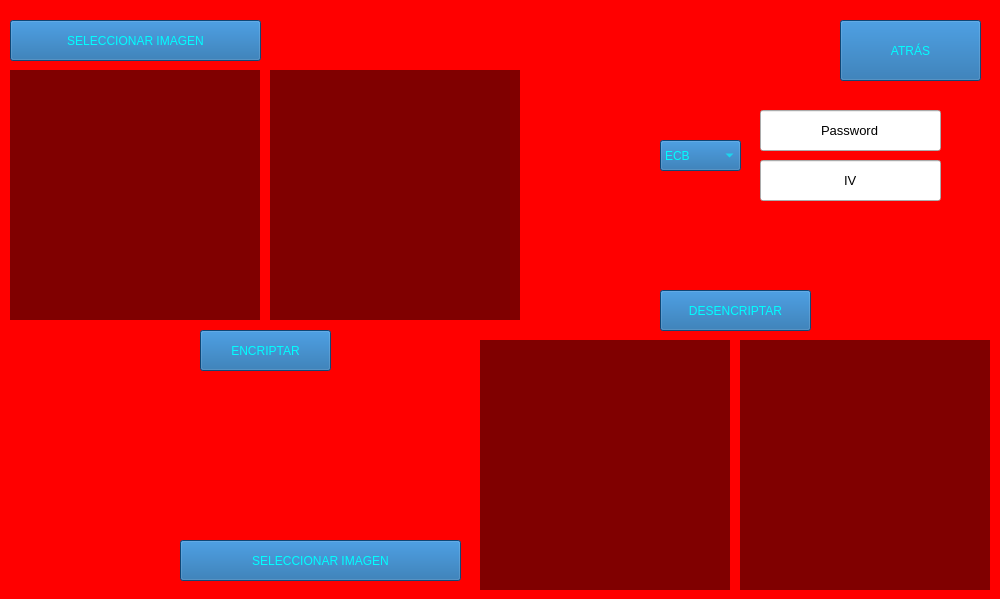
<?xml version="1.0" encoding="UTF-8"?>
<ui version="4.0">
 <class>cripAES</class>
 <widget class="QMainWindow" name="cripAES">
  <property name="geometry">
   <rect>
    <x>0</x>
    <y>0</y>
    <width>1000</width>
    <height>599</height>
   </rect>
  </property>
  <property name="maximumSize">
   <size>
    <width>1000</width>
    <height>613</height>
   </size>
  </property>
  <property name="windowTitle">
   <string>Criptografia Convencional</string>
  </property>
  <property name="windowIcon">
   <iconset>
    <normaloff>icono.png</normaloff>icono.png</iconset>
  </property>
  <widget class="QWidget" name="centralwidget">
   <widget class="QLabel" name="fondo">
    <property name="geometry">
     <rect>
      <x>0</x>
      <y>0</y>
      <width>1000</width>
      <height>615</height>
     </rect>
    </property>
    <property name="styleSheet">
     <string notr="true">background-color: #ff0000;</string>
    </property>
    <property name="text">
     <string/>
    </property>
    <property name="pixmap">
     <pixmap>Imag1.jpg</pixmap>
    </property>
    <property name="scaledContents">
     <bool>false</bool>
    </property>
   </widget>
   <widget class="QPushButton" name="encr">
    <property name="geometry">
     <rect>
      <x>200</x>
      <y>330</y>
      <width>131</width>
      <height>41</height>
     </rect>
    </property>
    <property name="styleSheet">
     <string notr="true">background-color: rgb(21, 99, 165);
color: #00ffff;
font: 14pt &quot;Berlin Sans FB&quot;;</string>
    </property>
    <property name="text">
     <string>ENCRIPTAR</string>
    </property>
   </widget>
   <widget class="QLabel" name="encrOut">
    <property name="geometry">
     <rect>
      <x>270</x>
      <y>70</y>
      <width>250</width>
      <height>250</height>
     </rect>
    </property>
    <property name="font">
     <font>
      <pointsize>9</pointsize>
      <weight>75</weight>
      <bold>true</bold>
     </font>
    </property>
    <property name="styleSheet">
     <string notr="true">background-color:rgba(0,0,0,50%);
color:'white';
padding: 5px 15px 5px 15px;</string>
    </property>
    <property name="inputMethodHints">
     <set>Qt::ImhMultiLine</set>
    </property>
    <property name="text">
     <string/>
    </property>
    <property name="alignment">
     <set>Qt::AlignJustify|Qt::AlignVCenter</set>
    </property>
    <property name="wordWrap">
     <bool>true</bool>
    </property>
    <property name="textInteractionFlags">
     <set>Qt::LinksAccessibleByMouse|Qt::TextSelectableByKeyboard|Qt::TextSelectableByMouse</set>
    </property>
   </widget>
   <widget class="QPushButton" name="decr">
    <property name="geometry">
     <rect>
      <x>660</x>
      <y>290</y>
      <width>151</width>
      <height>41</height>
     </rect>
    </property>
    <property name="styleSheet">
     <string notr="true">background-color: rgb(21, 99, 165);
color: #00ffff;
font: 14pt &quot;Berlin Sans FB&quot;;</string>
    </property>
    <property name="text">
     <string>DESENCRIPTAR</string>
    </property>
   </widget>
   <widget class="QLabel" name="decrOut">
    <property name="geometry">
     <rect>
      <x>740</x>
      <y>340</y>
      <width>250</width>
      <height>250</height>
     </rect>
    </property>
    <property name="font">
     <font>
      <pointsize>9</pointsize>
      <weight>75</weight>
      <bold>true</bold>
     </font>
    </property>
    <property name="styleSheet">
     <string notr="true">background-color:rgba(0,0,0,50%);
color:'white';
padding: 5px 15px 5px 15px;</string>
    </property>
    <property name="inputMethodHints">
     <set>Qt::ImhMultiLine</set>
    </property>
    <property name="text">
     <string/>
    </property>
    <property name="alignment">
     <set>Qt::AlignJustify|Qt::AlignVCenter</set>
    </property>
    <property name="wordWrap">
     <bool>true</bool>
    </property>
    <property name="textInteractionFlags">
     <set>Qt::LinksAccessibleByMouse|Qt::TextSelectableByKeyboard|Qt::TextSelectableByMouse</set>
    </property>
   </widget>
   <widget class="QPushButton" name="back">
    <property name="geometry">
     <rect>
      <x>840</x>
      <y>20</y>
      <width>141</width>
      <height>61</height>
     </rect>
    </property>
    <property name="styleSheet">
     <string notr="true">background-color: rgb(21, 99, 165);
color: #00ffff;
font: 14pt &quot;Berlin Sans FB&quot;;</string>
    </property>
    <property name="text">
     <string>ATRÁS</string>
    </property>
   </widget>
   <widget class="QLineEdit" name="pwd">
    <property name="geometry">
     <rect>
      <x>760</x>
      <y>110</y>
      <width>181</width>
      <height>41</height>
     </rect>
    </property>
    <property name="font">
     <font>
      <pointsize>10</pointsize>
     </font>
    </property>
    <property name="text">
     <string>Password</string>
    </property>
    <property name="alignment">
     <set>Qt::AlignCenter</set>
    </property>
   </widget>
   <widget class="QPushButton" name="imEn">
    <property name="geometry">
     <rect>
      <x>10</x>
      <y>20</y>
      <width>251</width>
      <height>41</height>
     </rect>
    </property>
    <property name="styleSheet">
     <string notr="true">background-color: rgb(21, 99, 165);
color: #00ffff;
font: 14pt &quot;Berlin Sans FB&quot;;</string>
    </property>
    <property name="text">
     <string>SELECCIONAR IMAGEN</string>
    </property>
   </widget>
   <widget class="QPushButton" name="imDe">
    <property name="geometry">
     <rect>
      <x>180</x>
      <y>540</y>
      <width>281</width>
      <height>41</height>
     </rect>
    </property>
    <property name="styleSheet">
     <string notr="true">background-color: rgb(21, 99, 165);
color: #00ffff;
font: 14pt &quot;Berlin Sans FB&quot;;</string>
    </property>
    <property name="text">
     <string>SELECCIONAR IMAGEN</string>
    </property>
   </widget>
   <widget class="QLabel" name="encrIn">
    <property name="geometry">
     <rect>
      <x>10</x>
      <y>70</y>
      <width>250</width>
      <height>250</height>
     </rect>
    </property>
    <property name="font">
     <font>
      <pointsize>9</pointsize>
      <weight>75</weight>
      <bold>true</bold>
     </font>
    </property>
    <property name="styleSheet">
     <string notr="true">background-color:rgba(0,0,0,50%);
color:'white';
padding: 5px 15px 5px 15px;</string>
    </property>
    <property name="inputMethodHints">
     <set>Qt::ImhMultiLine</set>
    </property>
    <property name="text">
     <string/>
    </property>
    <property name="alignment">
     <set>Qt::AlignJustify|Qt::AlignVCenter</set>
    </property>
    <property name="wordWrap">
     <bool>true</bool>
    </property>
    <property name="textInteractionFlags">
     <set>Qt::LinksAccessibleByMouse|Qt::TextSelectableByKeyboard|Qt::TextSelectableByMouse</set>
    </property>
   </widget>
   <widget class="QLabel" name="decrIn">
    <property name="geometry">
     <rect>
      <x>480</x>
      <y>340</y>
      <width>250</width>
      <height>250</height>
     </rect>
    </property>
    <property name="font">
     <font>
      <pointsize>9</pointsize>
      <weight>75</weight>
      <bold>true</bold>
     </font>
    </property>
    <property name="styleSheet">
     <string notr="true">background-color:rgba(0,0,0,50%);
color:'white';
padding: 5px 15px 5px 15px;</string>
    </property>
    <property name="inputMethodHints">
     <set>Qt::ImhMultiLine</set>
    </property>
    <property name="text">
     <string/>
    </property>
    <property name="alignment">
     <set>Qt::AlignJustify|Qt::AlignVCenter</set>
    </property>
    <property name="wordWrap">
     <bool>true</bool>
    </property>
    <property name="textInteractionFlags">
     <set>Qt::LinksAccessibleByMouse|Qt::TextSelectableByKeyboard|Qt::TextSelectableByMouse</set>
    </property>
   </widget>
   <widget class="QComboBox" name="mode">
    <property name="geometry">
     <rect>
      <x>660</x>
      <y>140</y>
      <width>81</width>
      <height>31</height>
     </rect>
    </property>
    <property name="layoutDirection">
     <enum>Qt::LeftToRight</enum>
    </property>
    <property name="autoFillBackground">
     <bool>false</bool>
    </property>
    <property name="styleSheet">
     <string notr="true">background-color: rgb(21, 99, 165);
color: #00ffff;
font: 14pt &quot;Berlin Sans FB&quot;;</string>
    </property>
    <item>
     <property name="text">
      <string>ECB</string>
     </property>
    </item>
    <item>
     <property name="text">
      <string>CBC</string>
     </property>
    </item>
    <item>
     <property name="text">
      <string>CBF</string>
     </property>
    </item>
    <item>
     <property name="text">
      <string>OFB</string>
     </property>
    </item>
    <item>
     <property name="text">
      <string>CTR</string>
     </property>
    </item>
   </widget>
   <widget class="QLineEdit" name="ivEn">
    <property name="geometry">
     <rect>
      <x>760</x>
      <y>160</y>
      <width>181</width>
      <height>41</height>
     </rect>
    </property>
    <property name="font">
     <font>
      <pointsize>10</pointsize>
     </font>
    </property>
    <property name="text">
     <string>IV</string>
    </property>
    <property name="alignment">
     <set>Qt::AlignCenter</set>
    </property>
   </widget>
  </widget>
 </widget>
 <resources/>
 <connections/>
</ui>
